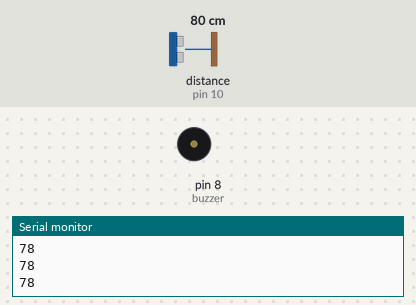
Simulated run of this sketch. Board: Arduino Uno, built with avr-gcc and run on an emulated ATmega328P. Shown: buzzer (waves = sounding), the last lines printed to the serial monitor. Wiring (inferred from the names in the program): ultrasonic range finder: trigger pin 9; echo pin 10. Inputs (shaded band) come from the test bench; at power-on: distance to the obstacle (sensor on pin 10) 80 cm. The echo pulse lasts 58.3 µs per cm.

Above: at 1.2 s.
1.3 s: distance to the obstacle (sensor on pin 10) set to 66 cm
2.8 s: distance to the obstacle (sensor on pin 10) set to 57 cm
At 3.0 s:
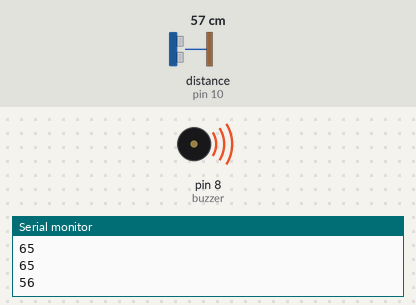
5.8 s: distance to the obstacle (sensor on pin 10) set to 34 cm
8.8 s: distance to the obstacle (sensor on pin 10) set to 28 cm
At 9.27 s:
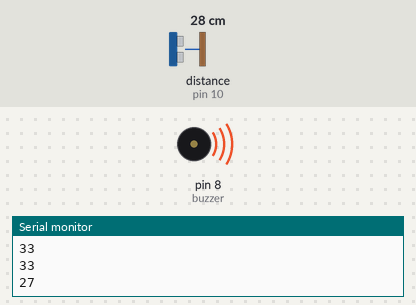
Timing chart, 0 to 12.8 s (numbered marks = the images above; inputs shaded):
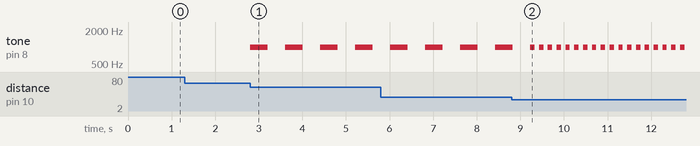

The sketch:

ej2_op.ino
```cpp
//C++ code
//
int trig = 9;
int echo = 10;
int buzzer = 8;

void setup() {
  pinMode(trig, OUTPUT);
  pinMode(echo, INPUT);
  pinMode(buzzer, OUTPUT);
  Serial.begin(9600);
}

void loop() {
  long duracion;
  int distancia;

  digitalWrite(trig, LOW);
  delayMicroseconds(2);
  digitalWrite(trig, HIGH);
  delayMicroseconds(10);
  digitalWrite(trig, LOW);

  duracion = pulseIn(echo, HIGH);

  // Calculo disntancia
  distancia = duracion * 0.034 / 2;

  Serial.println(distancia);

  // Control del buzzer según distancia
  if (distancia < 10) {
    //Cerca, mucho pitido
    tone(buzzer, 1000);
  }
  else if (distancia < 30) {
    // Media distancia
    tone(buzzer, 1000);
    delay(100);
    noTone(buzzer);
    delay(100);
  }
  else if (distancia < 60) {
    // Lejos
    tone(buzzer, 1000);
    delay(400);
    noTone(buzzer);
    delay(400);
  }
  else {
    // Muy lejos (sin ruido)
    noTone(buzzer);
  }
}
```

Measured:
- the behaviour switches between 61 and 60 cm on distance to the obstacle (sensor on pin 10) (found by bisection; images 0 and 1)
- the behaviour switches between 31 and 30 cm on distance to the obstacle (sensor on pin 10) (found by bisection; images 1 and 2)
- after the input at 2.8 s, tone on pin 8 (buzzer): alternates 1000 Hz for 0.40 s and silent for 0.40 s, starting at once
